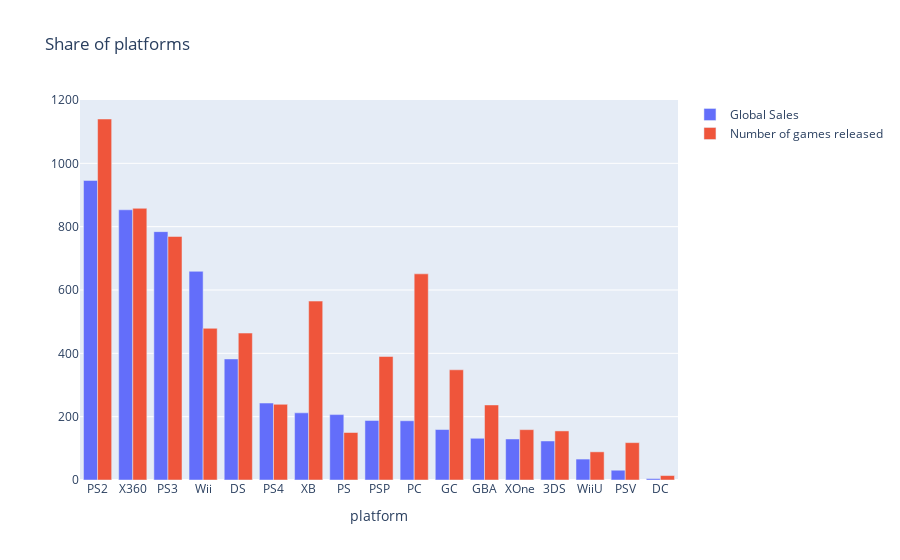

Here is the notebook cell this chart was saved with:
### Markdown cell above
Рыночная доля игровых платформ, рассчитанная по количеству выпущенных игр и по суммарной выручке. Для этого построим bar chart.

### Code cell
# считаем число проданных и вышедших игр по платформам
platforms_df = df.groupby('Platform')[['Global_Sales']].sum().join(
    df.groupby('Platform')[['Name']].count()
)
platforms_df.columns = ['Global_Sales', 'Number_of_Games']
platforms_df.sort_values('Global_Sales', ascending=False, inplace=True)

# создаем traces для визуализации
trace0 = go.Bar(
    x=platforms_df.index,
    y=platforms_df.Global_Sales,
    name='Global Sales'
)

trace1 = go.Bar(
    x=platforms_df.index,
    y=platforms_df.Number_of_Games,
    name='Number of games released'
)

# создаем массив с данными и задаем title для графика и оси x в layout
data = [trace0, trace1]
layout = {'title': 'Share of platforms', 'xaxis': {'title': 'platform'}}

# создаем объект Figure и визуализируем его
fig = go.Figure(data=data, layout=layout)
iplot(fig, show_link=False)

### Figure 1 — Plotly figure (JSON) as saved in the notebook; plotly's stock layout.template omitted (floating-point values rounded to 4 significant figures)
{"data": [{"name": "Global Sales", "type": "bar", "x": ["PS2", "X360", "PS3", "Wii", "DS", "PS4", "XB", "PS", "PSP", "PC", "GC", "GBA", "XOne", "3DS", "WiiU", "PSV", "DC"], "y": [946.0, 853.3, 784.3, 659.0, 382.3, 243.0, 212.1, 206.6, 187.9, 187.1, 159.4, 131.8, 129.6, 123.2, 66.08, 30.88, 4.55]}, {"name": "Number of games released", "type": "bar", "x": ["PS2", "X360", "PS3", "Wii", "DS", "PS4", "XB", "PS", "PSP", "PC", "GC", "GBA", "XOne", "3DS", "WiiU", "PSV", "DC"], "y": [1140, 858, 769, 479, 464, 239, 565, 150, 390, 651, 348, 237, 159, 155, 89, 118, 14]}], "layout": {"title": {"text": "Share of platforms"}, "xaxis": {"title": {"text": "platform"}}}}
